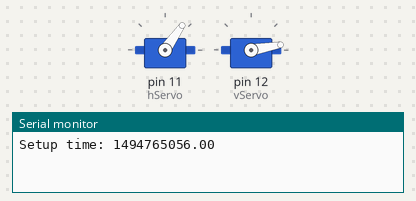
A sketch run on a simulated Arduino Uno, built with avr-gcc and run on an emulated ATmega328P. Shown: 2 × servo, the last lines printed to the serial monitor.

Above: at 0.16 s.
At 2.6 s:
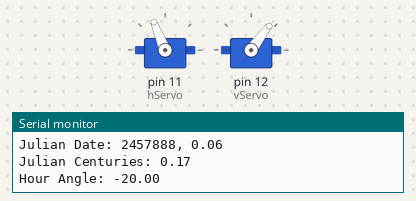
At 8.9 s:
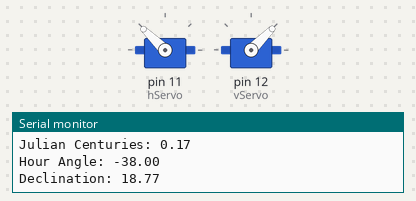
At 17.2 s:
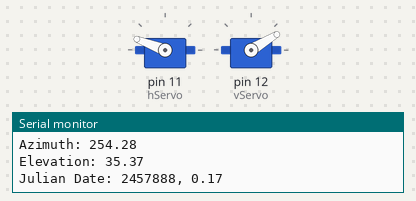
Timing chart, 0 to 21.3 s (numbered marks = the images above):
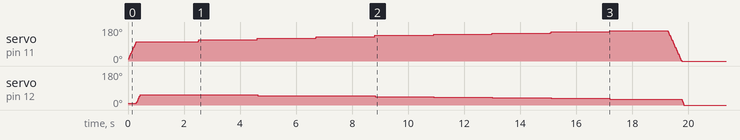

Measured:
- by itself, servo on pin 11 (hServo): rises from 11° to 159° in 17.2 s, then falls to 0° in 2.6 s
- by itself, servo on pin 12 (vServo): rises from 10° to 54° in 0.13 s, then falls to 0° in 19.4 s

The sketch:

arduino_sweep.cc.ino
```cpp
#include <Time.h>
#include <TimeLib.h>
#include <Servo.h>

#define RANGE 160
#define HORIZONTAL_OFFSET -(180 - RANGE/2)
#define VERTICAL_OFFSET 0
#define _PI 3.1415926535892
#define VERBOSE 0

const float position_latitude = 52.1931;
const float position_longitude = -1.1382;
const float obliquity = 23.43704;

int inter_del = 2 * 1000; // delay between moves in seconds
int factor = 12 * 60; // How much to scale the delay by to get simulaed delay, here converts seconds to mnutes
int low_angle = 10;
int high_angle = 170;
int del = 3;

struct julian_date
{
  long julian_date_whole;
  float julian_date_frac;
};

void print_julian_date(struct julian_date *jd) {
  Serial.print("Julian Date: ");
  Serial.print(jd->julian_date_whole);
  Serial.print(", ");
  Serial.print(jd->julian_date_frac);
  Serial.print('\n');
}

float get_julian_centuries(struct julian_date *jd) {
  // Calculate the number of centuries
  float T;
  T = ((float)(jd->julian_date_whole - 2451545) + jd->julian_date_frac) / 36525.0;
  return T;
}

float get_solar_longitude(float T) {
  // Returns the true longitude of the sun in ecliptic co-ordinates
  // Takes the number of centuries
  float longitude, solar_longitude, mean_anomaly, eq_of_centre;
  solar_longitude = fmod(280.46645 + 36000.76983 * T, 360.0);
  mean_anomaly = fmod(357.5291 + 35999.0503 * T, 360.0);
  eq_of_centre = 1.9146 * sin(mean_anomaly * _PI / 180.0) + 0.019993 * sin(2 * mean_anomaly * _PI / 180.0) + 0.00029 * sin(3 * mean_anomaly * _PI / 180.0);
  longitude = solar_longitude + eq_of_centre;

  return fmod(longitude, 360.0);
}

float get_declination(float longitude) {
  float declination;
  declination = 180.0 / _PI * asin(sin(obliquity * _PI / 180.0) * sin(longitude * _PI / 180.0));

  return declination;
}

float calculate_azimuth(float hour_angle, float declination) {
  float A, B, azimuth;
  A = cos(hour_angle * _PI / 180.0) * sin(position_latitude * _PI / 180.0);
  B = tan(declination * _PI / 180.0) * cos(position_latitude * _PI / 180.0);
  azimuth = 180.0 / _PI * (atan2(sin(hour_angle * _PI / 180.0), (A - B)) + _PI);

  return 360.0 - azimuth;
}

void update_servo_angles(int *servo_elevation, int *servo_azimuth, float elevation, float azimuth) {
  int servo_angle_h, servo_angle_v;
  servo_angle_h = (int) azimuth + HORIZONTAL_OFFSET;
  servo_angle_v = (int) elevation;
  // Check if the values are out of bounds:
  if (servo_angle_h > RANGE || servo_angle_h < 0 || servo_angle_v < 0 || servo_angle_v > 90) {
    *servo_elevation = 0;
    *servo_azimuth = 0;
  } else {
    *servo_elevation = servo_angle_v;
    *servo_azimuth = servo_angle_h;
  }

}

float calculate_elevation(float hour_angle, float declination) {
  float A, B, elevation;
  A = sin(position_latitude * _PI / 180.0) * sin(declination * _PI / 180.0);
  B = cos(position_latitude * _PI / 180.0) * (cos(declination * _PI / 180.0) * cos(hour_angle * _PI / 180.0));
  elevation = 180 / _PI * asin(A + B);
  return elevation;
}

void update_julian_date(time_t t, struct julian_date *jd) {
  int _month, _year;
  // Time structure holds years in terms of years from 1990
  _year = year(t);
  _month = month(t) - 1;
  if (_month < 2) {
    _month += 12;
    _year -= 1;
  }
  long B;
  long julian_date_whole;
  float julian_date_frac;
  float T;
  B = 2L + (long)_year / 100L + ((long)_year / 100L) / 4L;
  julian_date_whole = (long)(365.25 * (_year + 4716)) + (long)(30.6001 * (_month + 1)) + (long)day(t) + B - 1534L;
  julian_date_frac = (float)((float)(hour(t)) + (float)(minute(t)) / 60.0 + (float)(second(t)) / 3600.0) / 24.0 - 0.5;

  // update the current julian date
  jd->julian_date_whole = julian_date_whole;
  jd->julian_date_frac = julian_date_frac;
}

float approxiamate_hour_angle(time_t t) {
  return 180.0 - (15.0 * ( (float)hour(t) + (float)(minute(t)) / 60.0));
}

void print_val(String s, float val) {
  Serial.print(s);
  Serial.print(": ");
  Serial.print(val);
  Serial.print('\n');
}

Servo hServo;
Servo vServo;
time_t t;
struct julian_date jd;

int hour_cur = 12;
int min_cur = 32;
int day_cur = 14;
int mon_cur = 5;
int year_cur = 2017;
int angle;
int current_angle_h = low_angle;
int current_angle_v = low_angle;

void setup() {
  Serial.begin(9600);
  hServo.attach(11);
  vServo.attach(12);
  //  Move the servo into initial position
  hServo.write(low_angle);
  vServo.write(low_angle);
  setTime(hour_cur, min_cur, 0, day_cur, mon_cur, year_cur);
  //  Setup the current time
  t = now();
  print_val("Setup time", t);
  update_julian_date(t, &jd);
}

void loop() {
  int servo_angle_h;
  int servo_elevation, servo_azimuth;
  t += (inter_del / 1000) * factor;
  update_julian_date(t, &jd);
  float julian_centuries, solar_longitude, hour_angle, declination, azimuth, elevation;

  julian_centuries = get_julian_centuries(&jd);
  solar_longitude = get_solar_longitude(julian_centuries);
  hour_angle = approxiamate_hour_angle(t);
  declination = get_declination(solar_longitude);
  azimuth = calculate_azimuth(hour_angle, declination);
  elevation = calculate_elevation(hour_angle, declination);

  update_servo_angles(&servo_elevation, &servo_azimuth, elevation, azimuth);

  current_angle_h = hServo.read();
  while (current_angle_h != servo_azimuth) {
    if (current_angle_h < servo_azimuth) {
      hServo.write(current_angle_h + 1);
      current_angle_h += 1;
      delay(del);
    } else {
      hServo.write(current_angle_h - 1);
      current_angle_h -= 1;
      delay(del);
    }
  }

 current_angle_v = vServo.read();
 while (current_angle_v != servo_elevation) {
   if (current_angle_v < servo_elevation) {
    vServo.write(current_angle_v + 1);
    current_angle_v += 1;
    delay(del);
   } else {
    vServo.write(current_angle_v - 1);
    current_angle_v -= 1;
    delay(del);
   }
 }
  print_julian_date(&jd);
  print_val("Julian Centuries", julian_centuries);
  print_val("Hour Angle", hour_angle);
  print_val("Declination", declination);
  print_val("Azimuth", azimuth);
  print_val("Elevation", elevation);

  delay(inter_del);
}
```
